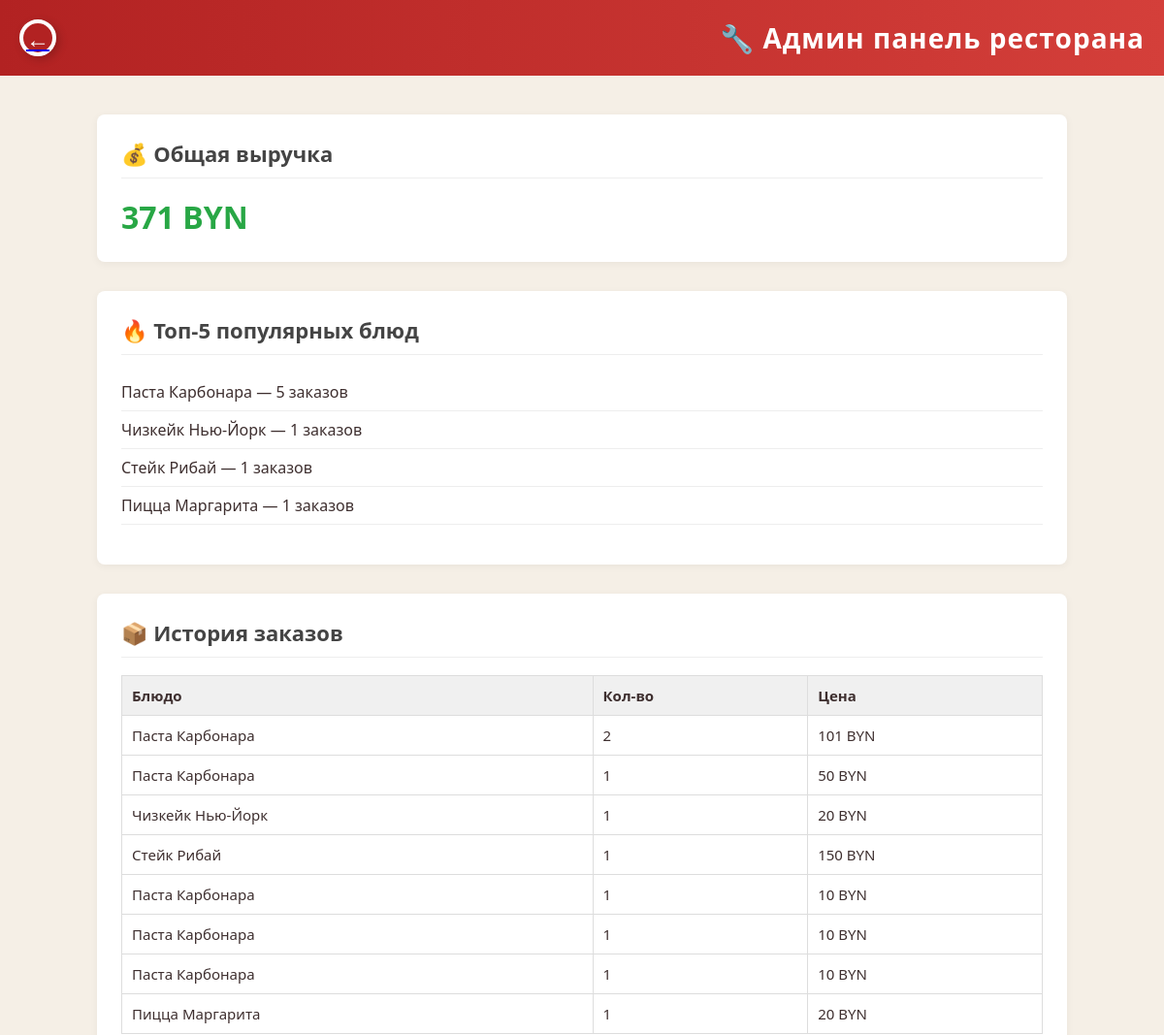
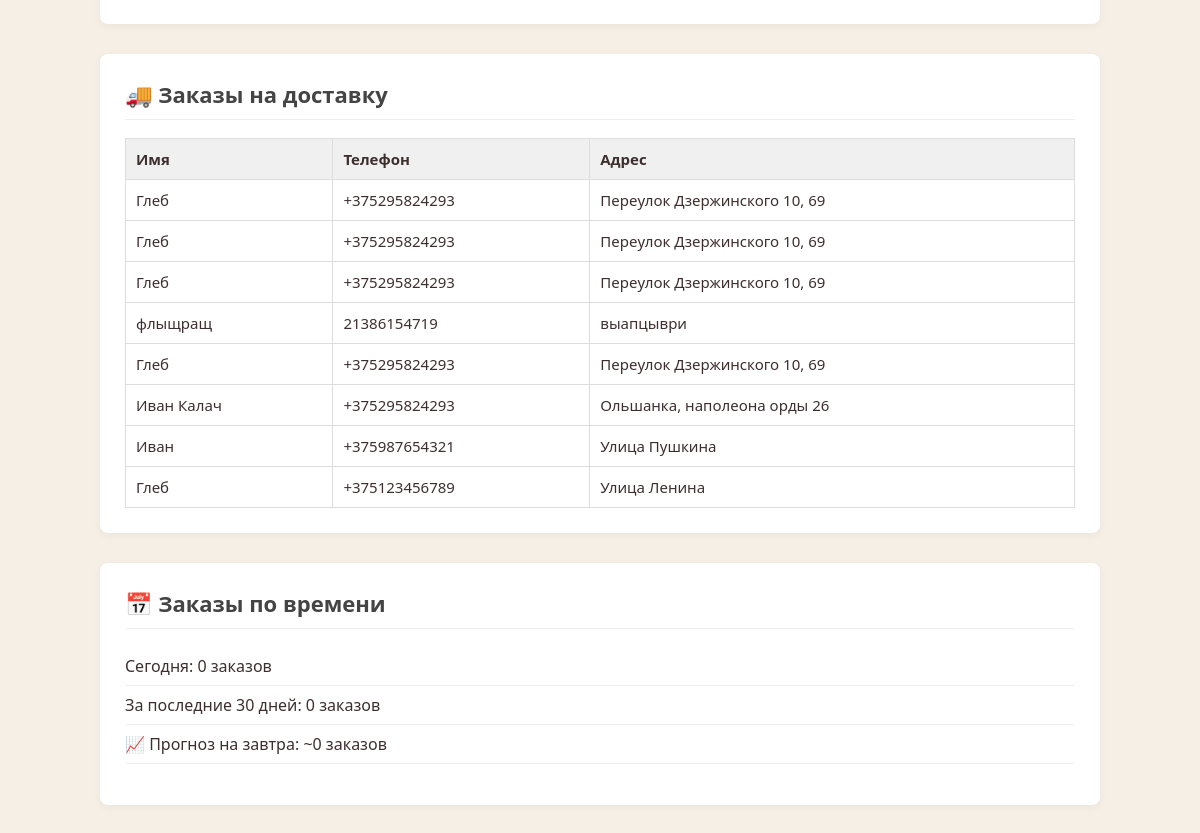
The page /admin on the database its author committed (2 pictures, top to bottom).
### tables this page shows
CREATE TABLE "orders" (
	"id"	INTEGER,
	"dish"	TEXT,
	"quantity"	INTEGER,
	"ingredients"	INTEGER,
	"total_price"	INTEGER,
	"order_time"	DATETIME,
	PRIMARY KEY("id" AUTOINCREMENT)
);

CREATE TABLE "food_order" (
	"id"	INTEGER,
	"name"	TEXT,
	"phone"	TEXT,
	"address"	TEXT,
	PRIMARY KEY("id" AUTOINCREMENT)
);

### main.py (the view)
@app.route('/admin')
def admin():
    conn = sqlite3.connect('food.db')
    cursor = conn.cursor()
    cursor.execute("SELECT dish, quantity, total_price FROM orders ORDER BY id DESC")
    orders = cursor.fetchall()
    cursor.execute("SELECT dish, COUNT(*) as count FROM orders GROUP BY dish ORDER BY count DESC LIMIT 5")
    top_dishes = cursor.fetchall()
    cursor.execute("SELECT SUM(total_price) FROM orders")
    revenue = cursor.fetchone()[0] or 0
    cursor.execute("SELECT name, phone, address FROM food_order ORDER BY id DESC")
    deliveries = cursor.fetchall()
    today = datetime.now().date()
    cursor.execute("SELECT COUNT(*) FROM orders WHERE DATE(order_time) = ?", (today,))
    orders_today = cursor.fetchone()[0]
    month_ago = today - timedelta(days=30)
    cursor.execute("SELECT COUNT(*) FROM orders WHERE DATE(order_time) >= ?", (month_ago,))
    orders_month = cursor.fetchone()[0]
    avg_per_day = orders_month / 30
    forecast_tomorrow = round(avg_per_day)
    conn.close()
    return render_template("admin_panel.html",
                           orders=orders,
                           top_dishes=top_dishes,
                           revenue=revenue,
                           deliveries=deliveries,
                           orders_today = orders_today,
                           orders_month = orders_month,
                           forecast_tomorrow = forecast_tomorrow)

### templates/admin_panel.html (shortened to what this page needs)
<!DOCTYPE html>
<html lang="ru">
<head>
    <link rel="stylesheet" href="{{ url_for('static', filename='css/admin.css') }}">
</head>
<body>
    <header>
        <a href="/" class="back-button"></a>
        <h1 class="page-title">🔧 Админ панель ресторана</h1>
    </header>
    <main class="admin-container">
        <section class="admin-block">
            <h2>💰 Общая выручка</h2>
            <div class="admin-value">{{ revenue }} BYN</div>
        </section>
        <section class="admin-block">
            <h2>🔥 Топ-5 популярных блюд</h2>
            <ul class="admin-list">
                {% for dish, count in top_dishes %}
                    <li>{{ dish }} — {{ count }} заказов</li>
                {% endfor %}
            </ul>
        </section>
        <section class="admin-block">
            <h2>📦 История заказов</h2>
            <table class="admin-table">
                <thead>
                    <tr>
                        <th>Блюдо</th>
                        <th>Кол-во</th>
                        <th>Цена</th>
                    </tr>
                </thead>
                <tbody>
                    {% for dish, quantity, price in orders %}
                        <tr>
                            <td>{{ dish }}</td>
                            <td>{{ quantity }}</td>
                            <td>{{ price }} BYN</td>
                        </tr>
                    {% endfor %}
                </tbody>
            </table>
        </section>
        <section class="admin-block">
            <h2>🚚 Заказы на доставку</h2>
            <table class="admin-table">
                <thead>
                    <tr>
                        <th>Имя</th>
                        <th>Телефон</th>
                        <th>Адрес</th>
                    </tr>
                </thead>
                <tbody>
                    {% for name, phone, address in deliveries %}
                        <tr>
                            <td>{{ name }}</td>
                            <td>{{ phone }}</td>
                            <td>{{ address }}</td>
                        </tr>
                    {% endfor %}
                </tbody>
            </table>
        </section>
        <section class="admin-block">
            <h2>📅 Заказы по времени</h2>
            <ul class="admin-list">
                <li>Сегодня: {{ orders_today }} заказов</li>
                <li>За последние 30 дней: {{ orders_month }} заказов</li>
                <li>📈 Прогноз на завтра: ~{{ forecast_tomorrow }} заказов</li>
            </ul>
        </section>
    </main>
</body>
</html>

### static/css/admin.css (style rules this page uses)
body { font-family: 'Segoe UI', sans-serif; background-color: #f5efe6; color: #3e2f2f; margin: 0; padding: 0; }
header { display: flex; justify-content: space-between; align-items: center; background: linear-gradient(to right, #b22222, #d43f3a); color: white; padding: 20px; }
.page-title { margin: 0; font-size: 28px; letter-spacing: 1px; }
.admin-container { max-width: 1000px; margin: 40px auto; padding: 0 20px; }
.admin-block { background-color: white; border-radius: 8px; padding: 25px; margin-bottom: 30px; box-shadow: 0 2px 8px rgba(0,0,0,0.05); }
.admin-block h2 { margin-top: 0; font-size: 22px; color: #444; border-bottom: 1px solid #eee; padding-bottom: 10px; }
.admin-value { font-size: 32px; font-weight: bold; color: #28a745; margin-top: 10px; }
.admin-list { list-style: none; padding-left: 0; margin-top: 15px; }
.admin-list li { padding: 8px 0; font-size: 16px; border-bottom: 1px solid #eee; }
.admin-table { width: 100%; border-collapse: collapse; margin-top: 15px; }
.admin-table th, .admin-table td { padding: 10px; border: 1px solid #ddd; text-align: left; font-size: 15px; }
.admin-table thead { background-color: #f0f0f0; }
.back-button { width: 30px; height: 30px; background: #b22222 !important; background-color: #b22222; border: 4px solid white; background-clip: padding-box; border-radius: 50%; display: flex; align-items: center; justify-content: center; cursor: pointer; box-shadow: 3px 3px 10px rgba(0, 0, 0, 0.2); transition: 0.3s ease-in-out; }
.back-button::before { content: "←"; font-size: 24px; color: white; font-weight: bold; }

### rows shown on the page
orders: dish "Чизкейк Нью-Йорк", quantity "1", total_price "20"
orders: dish "Стейк Рибай", quantity "1", total_price "150"
orders: dish "Пицца Маргарита", quantity "1", total_price "20"
orders: dish "Паста Карбонара", quantity "2", total_price "101"
orders: dish "Паста Карбонара", quantity "1", total_price "50"
orders: dish "Паста Карбонара", quantity "1", total_price "10"
orders: dish "Паста Карбонара", quantity "1", total_price "10"
orders: dish "Паста Карбонара", quantity "1", total_price "10"
food_order: name "Глеб", phone "+375295824293", address "Переулок Дзержинского 10, 69"
food_order: name "Глеб", phone "+375295824293", address "Переулок Дзержинского 10, 69"
food_order: name "Глеб", phone "+375295824293", address "Переулок Дзержинского 10, 69"
food_order: name "флыщращ", phone "21386154719", address "выапцыври"
food_order: name "Глеб", phone "+375295824293", address "Переулок Дзержинского 10, 69"
food_order: name "Иван Калач", phone "+375295824293", address "Ольшанка, наполеона орды 26"
food_order: name "Иван", phone "+375987654321", address "Улица Пушкина"
food_order: name "Глеб", phone "+375123456789", address "Улица Ленина"

### other values the page prints
{{ revenue }} "371"
{{ dish }} "Паста Карбонара"
{{ count }} "5"
{{ orders_today }} "0"
{{ orders_month }} "0"
{{ forecast_tomorrow }} "0"
